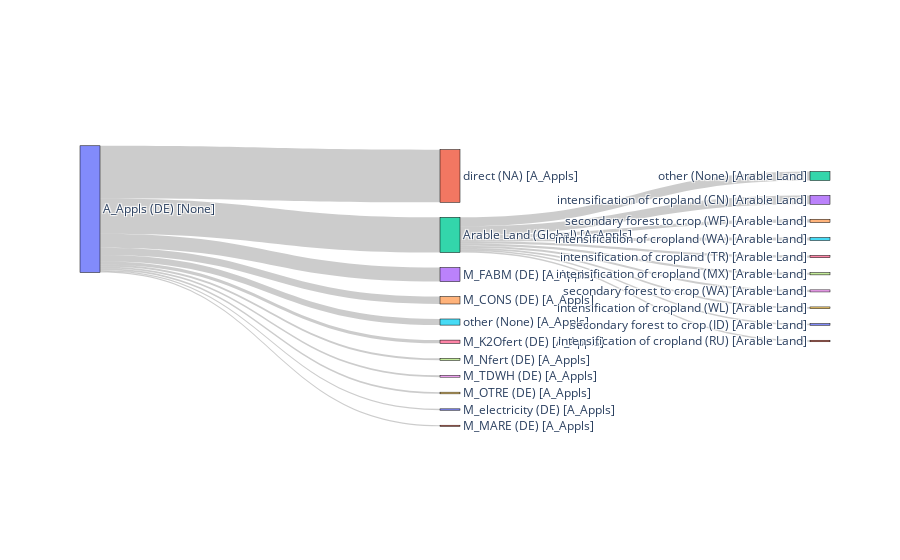

Source (notebook cell):
### Code cell
flow_code = "A_Appls"
region_code = "DE"

df, nodes, x_pos = get_sankey_data(flow_code, region_code, 2)
visualize_sankey_diagram(df, nodes, x_pos)

### Figure 1 — Plotly figure (JSON) as saved in the notebook; plotly's stock layout.template omitted (floating-point values rounded to 4 significant figures)
{"data": [{"arrangement": "snap", "link": {"source": [0, 0, 0, 0, 0, 0, 0, 0, 0, 0, 0, 2, 2, 2, 2, 2, 2, 2, 2, 2, 2], "target": [1, 2, 3, 4, 5, 6, 7, 8, 9, 10, 11, 12, 13, 14, 15, 16, 17, 18, 19, 20, 21], "value": [0.0904, 0.06047, 0.02403, 0.01277, 0.01049, 0.005574, 0.003465, 0.003097, 0.002861, 0.002362, 0.001923, 0.0153, 0.01508, 0.005657, 0.005067, 0.003772, 0.003754, 0.003533, 0.002991, 0.00268, 0.002634]}, "node": {"label": ["A_Appls (DE) [None]", "direct (NA) [A_Appls]", "Arable Land (Global) [A_Appls]", "M_FABM (DE) [A_Appls]", "M_CONS (DE) [A_Appls]", "other (None) [A_Appls]", "M_K2Ofert (DE) [A_Appls]", "M_Nfert (DE) [A_Appls]", "M_TDWH (DE) [A_Appls]", "M_OTRE (DE) [A_Appls]", "M_electricity (DE) [A_Appls]", "M_MARE (DE) [A_Appls]", "other (None) [Arable Land]", "intensification of cropland (CN) [Arable Land]", "secondary forest to crop (WF) [Arable Land]", "intensification of cropland (WA) [Arable Land]", "intensification of cropland (TR) [Arable Land]", "intensification of cropland (MX) [Arable Land]", "secondary forest to crop (WA) [Arable Land]", "intensification of cropland (WL) [Arable Land]", "secondary forest to crop (ID) [Arable Land]", "intensification of cropland (RU) [Arable Land]"], "line": {"color": "black", "width": 0.5}, "pad": 15, "thickness": 20, "x": [0, 0.5, 0.5, 0.5, 0.5, 0.5, 0.5, 0.5, 0.5, 0.5, 0.5, 0.5, 1, 1, 1, 1, 1, 1, 1, 1, 1, 1], "y": [0.2, 0.2, 0.2, 0.2, 0.2, 0.2, 0.2, 0.2, 0.2, 0.2, 0.2, 0.2, 0.2, 0.2, 0.2, 0.2, 0.2, 0.2, 0.2, 0.2, 0.2, 0.2]}, "type": "sankey"}], "layout": {"autosize": true}}
